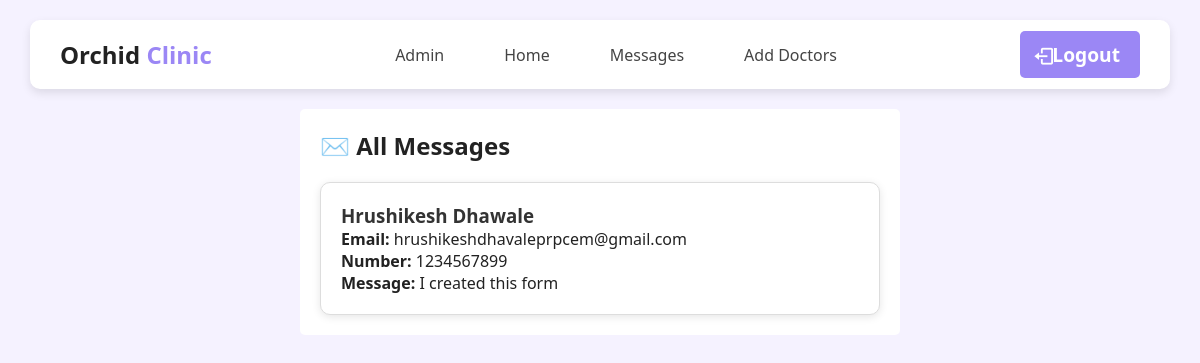
Screenshot of /dashboard/messages (signed in) with the database file from the repository.
### tables this page shows
CREATE TABLE messages (
            id INTEGER PRIMARY KEY AUTOINCREMENT,
            name TEXT NOT NULL,
            email TEXT NOT NULL,
            number TEXT NOT NULL,
            message TEXT
        );

### app.py (the view)
@app.route("/dashboard/messages" , methods=["GET", "POST"])
def messages():
    if not session.get("admin_logged_in"):
        flash("⛔ Admin access required", "m-error")
        return redirect(url_for("admin_login"))
    conn = sqlite3.connect(DB_NAME)
    cursor = conn.cursor()
    cursor.execute("SELECT * FROM messages ORDER BY id DESC")
    messages = cursor.fetchall()
    conn.close()
    return render_template("messages.html", messages=messages)

### templates/messages.html (shortened to what this page needs)
<!DOCTYPE html>
<html lang="en">
<head>
    <link
      href="https://cdn.jsdelivr.net/npm/remixicon@4.5.0/fonts/remixicon.css"
      rel="stylesheet"
    />
    <link
      href="https://unpkg.com/boxicons@2.1.4/css/boxicons.min.css"
      rel="stylesheet"
    />
</head>
<body>
    <header>
        <nav>
          <div class="logo">
          <h1>Orchid <span>Clinic</span></h1>
          </div>
          <ul class="nav-links">
            <li><a href=" http://127.0.0.1:4518/dashboard ">Admin</a></li>
            <li><a href=" http://127.0.0.1:4518/home ">Home</a></li>
            <li><a href=" http://127.0.0.1:4518/dashboard/messages ">Messages</a></li>
            <li><a href=" http://127.0.0.1:4518/dashboard/adddoctor ">Add Doctors</a></li>
          </ul>
          <div class="btn">
            <i class='bx bx-log-out bx-flashing' ></i>
            <ul>
              <li><a href=" http://127.0.0.1:4518/admin-logout " class="logout-btn">Logout</a></li>
            </ul>
          </div>
        </nav>
      </header>
    <div class="container">
        <h2>✉️ All Messages</h2>
        <div class="message-grid">
            {% for m in messages %}
            <div class="message-card">
                <h3>{{ m[1] }}</h3>
                <p><strong>Email:</strong> {{ m[2] }}</p>
                <p><strong>Number:</strong> {{ m[3] }}</p>
                <p><strong>Message:</strong> {{ m[4] }}</p>
            </div>
            {% endfor %}
        </div>
      </div>
</body>
</html>

### templates/messages.html (style rules this page uses)
* { margin: 0; padding: 0; box-sizing: border-box; }
html, body { height: 100%; width: 100%; font-family: system-ui, -apple-system, BlinkMacSystemFont, "Segoe UI", Roboto, Oxygen, Ubuntu, Cantarell, "Open Sans", "Helvetica Neue", sans-serif; color: #222; }
body { background-color: var(--third); z-index: -100; }
:root { --main: #9b87f5; --sec: #1a1f2c; --third: #f5f2ff; }
nav { display: flex; justify-content: space-between; align-items: center; background-color: white; padding: 18px 30px; border-radius: 10px; box-shadow: 0px 4px 10px rgba(0, 0, 0, 0.1); backdrop-filter: blur(10px); -webkit-backdrop-filter: blur(10px); z-index: 999; margin: 20px 30px; }
.logo h1 span { color: var(--main); }
.nav-links { list-style: none; display: flex; }
.nav-links li { margin: 0 15px; }
.nav-links a { text-decoration: none; color: #444; font-size: 16px; padding: 8px 15px; border-radius: 2px; transition: 0.3s ease; }
.btn i { font-size: 1.4rem; color: #ffffff; position: absolute; top: 25px; right: 115px; }
.btn ul { list-style-type: none; }
.btn ul li a { text-decoration: none; font-size: 1.2rem; color: #ffffff; cursor: pointer; font-weight: 600; }
.btn ul li .logout-btn { background-color: var(--main); padding: 10px 20px; border-radius: 5px; padding-left: 2rem; }
.container { width: 50%; margin: auto; background-color: #ffffff; border-radius: 5px; padding: 20px; }
.message-grid { display: grid; grid-template-columns: repeat(auto-fit, minmax(250px, 1fr)); gap: 20px; margin-top: 20px; }
.message-card { background: #ffffff; border: 1px solid #ddd; border-radius: 10px; padding: 20px; box-shadow: 0 2px 8px rgba(0,0,0,0.1); }
.message-card h3 { margin-top: 0; color: #333; }

### rows the page displays
messages: name "Hrushikesh Dhawale", email "hrushikeshdhavaleprpcem@gmail.com", number "1234567899", message "I created this form"
